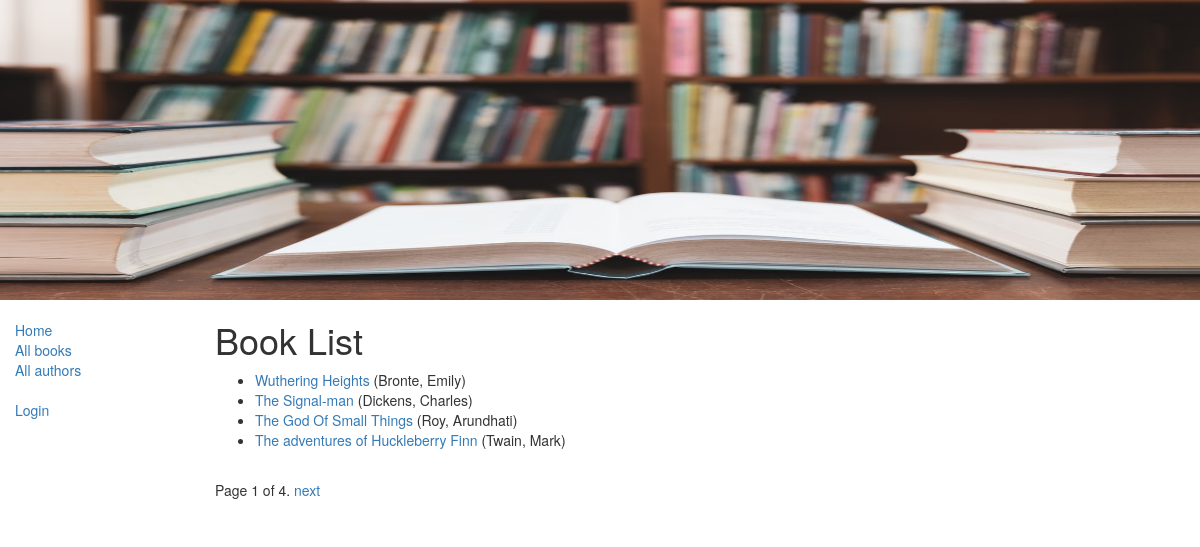
/catalog/books/, run on the app's committed database.
### catalog/models.py (models this page shows, shortened)
class Book(models.Model):
	title = models.CharField(max_length=200)
	author = models.ForeignKey('Author', on_delete=models.SET_NULL, null=True)
	summary = models.TextField(max_length=1000, help_text='Enter a brief description of the book')
	isbn = models.CharField('ISBN',max_length=13, help_text='13 Character <a href="https://www.isbn-international.org/content/what-isbn">ISBN number</a>')
	genre = models.ManyToManyField(Genre, help_text='Select a genre for this book')
	def get_absolute_url(self):
		return reverse('book-detail', args=[str(self.id)])

class Author(models.Model):
	first_name = models.CharField(max_length=100)
	last_name = models.CharField(max_length=100)
	date_of_birth = models.DateField(null=True, blank=True)
	date_of_death = models.DateField('Died', null=True, blank=True)
	class Meta:
		ordering = ["last_name","first_name"]
	def __str__(self):
		return '{0}, {1}'.format(self.last_name,self.first_name)

### catalog/views.py (the view)
# urls.py: path('books/', views.BookListView.as_view(), name='books'),
class BookListView(generic.ListView):
	model = Book
	paginate_by = 4

### catalog/templates/catalog/book_list.html
{% extends "base_generic.html" %}
{% block content %}
    <h1>Book List</h1>
    {% if book_list %}
    <ul>
      {% for book in book_list %}
      <li>
        <a href="{{ book.get_absolute_url }}">{{ book.title }}</a> ({{book.author}})
      </li>
      {% endfor %}
    </ul>
    {% else %}
      <p>There are no books in the library.</p>
    {% endif %}
{% endblock %}

### data on the page
Book: title "Wuthering Heights", author "Bronte, Emily"
Book: title "The Signal-man", author "Dickens, Charles"
Book: title "The God Of Small Things", author "Roy, Arundhati"
Book: title "The adventures of Huckleberry Finn", author "Twain, Mark"

### other printed values
{{ page_obj.number }} "1"
{{ page_obj.paginator.num_pages }} "4"
